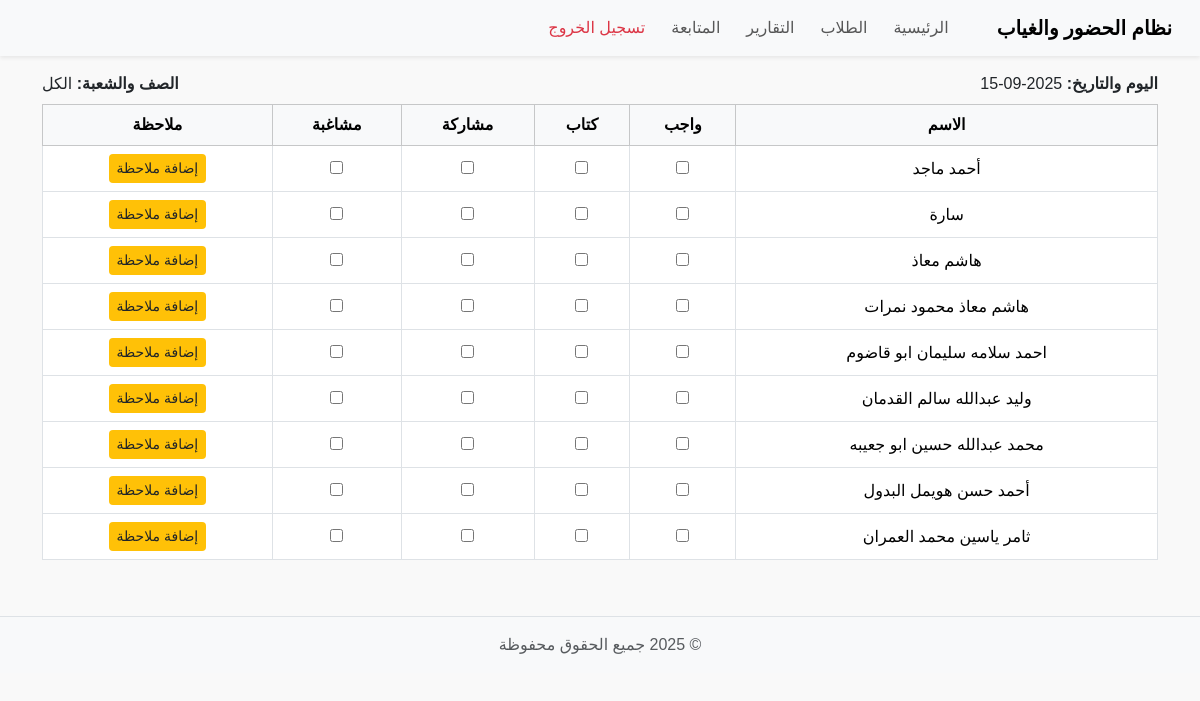
Before: /tracking with the older database file.
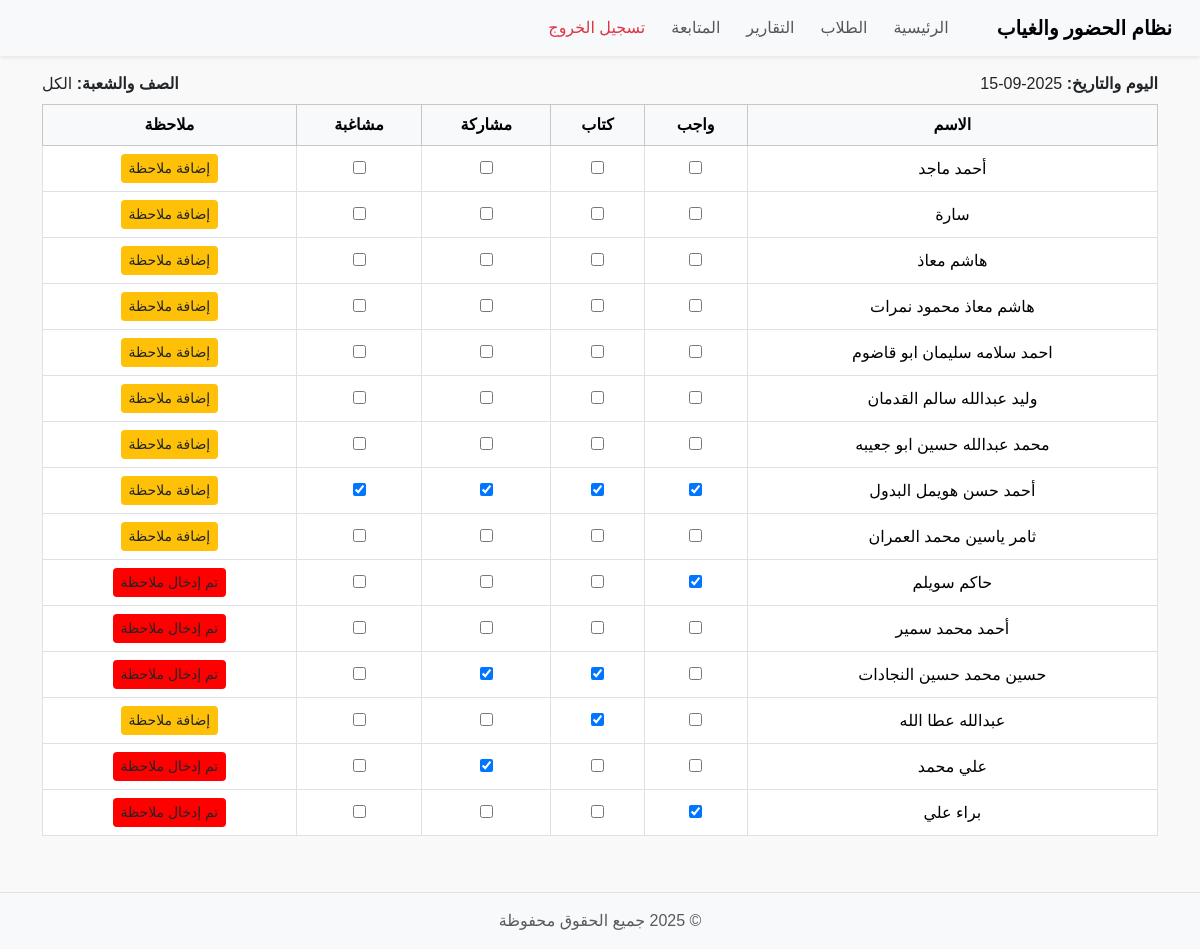
After: the same page with the newer database file.
### tables this page shows
CREATE TABLE students (
    id INTEGER PRIMARY KEY AUTOINCREMENT,
    student_name TEXT NOT NULL,
    username TEXT,
    password TEXT
, class_name TEXT, section TEXT);

CREATE TABLE student_tracking (
    id INTEGER PRIMARY KEY AUTOINCREMENT,
    student_id INTEGER NOT NULL,
    date TEXT NOT NULL,
    homework INTEGER DEFAULT 0,
    book INTEGER DEFAULT 0,
    participation INTEGER DEFAULT 0,
    misbehavior INTEGER DEFAULT 0,
    note TEXT,
    FOREIGN KEY(student_id) REFERENCES students(id)
);

### app.py (the view)
@app.route("/tracking")
def tracking():
    conn = get_db_connection()
    today = date.today().isoformat()
    students = conn.execute("SELECT id, student_name, class_name, section FROM students").fetchall()
    rows = conn.execute("SELECT * FROM student_tracking WHERE date=?", (today,)).fetchall()
    records = {r['student_id']: r for r in rows}
    conn.close()
    return render_template("tracking.html", students=students, records=records, today=today)

### app.py (called while the page is built)
def get_db_connection():
    conn = sqlite3.connect('attendance.db')
    conn.row_factory = sqlite3.Row
    return conn

### templates/tracking.html (shortened to what this page needs)
{% include 'partials/header.html' %}
{% include 'partials/navbar.html' %}
<div class="container my-3">
    <div class="d-flex justify-content-between mb-2">
        <div>
            <strong>اليوم والتاريخ: </strong> {{ today }}
        </div>
        <div>
            <strong>الصف والشعبة: </strong> الكل
        </div>
    </div>
    <table class="table table-bordered">
        <thead class="table-light">
            <tr>
                <th>الاسم</th>
                <th>واجب</th>
                <th>كتاب</th>
                <th>مشاركة</th>
                <th>مشاغبة</th>
                <th>ملاحظة</th>
            </tr>
        </thead>
        <tbody>
            {% for student in students %}
            {% set rec = records.get(student.id, {}) %}
            <tr>
                <td>{{ student.student_name }}</td>
                <td><input type="checkbox" class="track-checkbox" data-student="{{ student.id }}" data-field="homework" {% if rec.homework %}checked{% endif %}></td>
                <td><input type="checkbox" class="track-checkbox" data-student="{{ student.id }}" data-field="book" {% if rec.book %}checked{% endif %}></td>
                <td><input type="checkbox" class="track-checkbox" data-student="{{ student.id }}" data-field="participation" {% if rec.participation %}checked{% endif %}></td>
                <td><input type="checkbox" class="track-checkbox" data-student="{{ student.id }}" data-field="misbehavior" {% if rec.misbehavior %}checked{% endif %}></td>
                <td>
                    <button class="btn btn-sm btn-warning note-btn" data-student="{{ student.id }}" {% if rec.note %}style="background:red"{% endif %}>
                        {% if rec.note %}تم إدخال ملاحظة{% else %}إضافة ملاحظة{% endif %}
                    </button>
                </td>
            </tr>
            {% endfor %}
        </tbody>
    </table>
</div>
{% include 'partials/footer.html' %}

Changed rows visible on the page:
computed for students "أحمد حسن هويمل البدول": id "☐" → "☑"
added students: student_name "حاكم سويلم", id "☑", shows "تم إدخال ملاحظة"
added students: student_name "أحمد محمد سمير", shows "تم إدخال ملاحظة"
added students: student_name "حسين محمد حسين النجادات", id "☑", shows "تم إدخال ملاحظة"
added students: student_name "عبدالله عطا الله", id "☑", shows "إضافة ملاحظة"
added students: student_name "علي محمد", id "☑", shows "تم إدخال ملاحظة"
added students: student_name "براء علي", id "☑", shows "تم إدخال ملاحظة"
